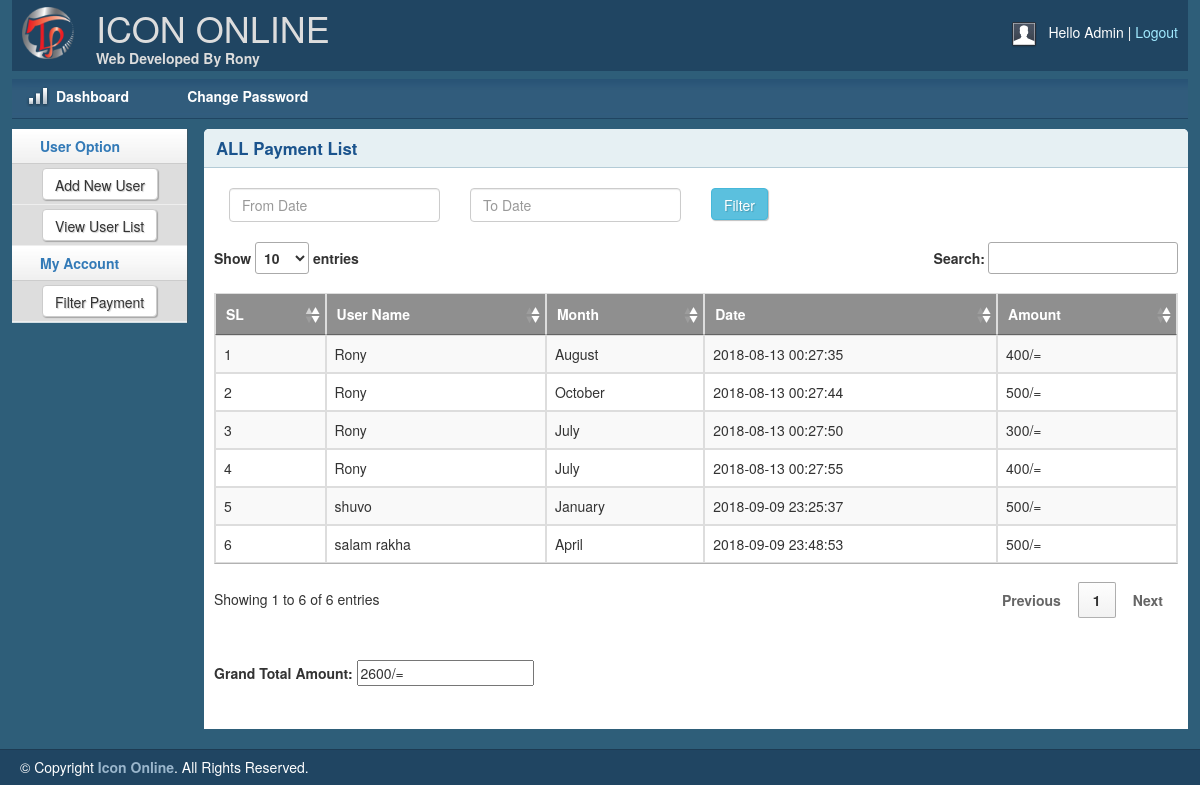
Screenshot of /AllPayment.php with the database file from the repository.
### tables this page shows
CREATE TABLE IF NOT EXISTS `payment` (
  `month_id` int(11) NOT NULL AUTO_INCREMENT,
  `month_name` varchar(255) NOT NULL,
  `date` datetime NOT NULL DEFAULT CURRENT_TIMESTAMP,
  `user_id` int(11) NOT NULL,
  `user_name` varchar(255) NOT NULL,
  `packeg_price` varchar(255) NOT NULL,
  `amount` int(255) NOT NULL,
  `comment` text NOT NULL,
  PRIMARY KEY (`month_id`)
);

### lib/Database.php (called while the page is built, shortened)
<?php
Class Database{
 public $host   = DB_HOST;
 public $user   = DB_USER;
 public $pass   = DB_PASS;
 public $dbname = DB_NAME;
 public $link;
private function connectDB(){
 $this->link = new mysqli($this->host, $this->user, $this->pass, $this->dbname);
 }
public function select($query){
  $result = $this->link->query($query) or die($this->link->error.__LINE__);
  if($result->num_rows > 0){
    return $result;
  } else {
    return false;
  }
 }
}

### classes/User.php (called while the page is built, shortened)
<?php
   $filepath = realpath(dirname(__FILE__));
    include_once ($filepath.'/../lib/Database.php');
?>
<?php
class User{
	 private $db;
	 public function __construct(){
		$this->db=new Database();
	}
		   public function getALLPaymentByDate(){
		   	$query = "SELECT * FROM payment ORDER BY date" ;
		   	$result = $this->db->select($query);
		   	return $result;
		   }
}
?>

### AllPayment.php (the view, shortened to what this page needs)
<?php include 'inc/header.php';?>
<?php include 'inc/sidebar.php';?>
<?php include 'classes/User.php';?>
<?php
$us = New User();
?>
<div class="grid_10">
    <div class="box round first grid">
        <h2>ALL Payment List</h2>
        <div class="block">
         <div class="col-md-3">
                     <input type="text" name="from_date" id="from_date" class="form-control" placeholder="From Date" />
                </div>
                <div class="col-md-3">
                     <input type="text" name="to_date" id="to_date" class="form-control" placeholder="To Date" />
                </div>
                <div class="col-md-5">
                     <input type="button" name="filter" id="filter" value="Filter" class="btn btn-info" />
                </div>
                <br />
                <div id="order_table">
                     <table class="table table-striped table-bordered" id="user_data">
                     <thead>
                          <tr>
                               <th>SL</th>
                               <th>User Name</th>
                               <th>Month</th>
                               <th>Date</th>
                               <th>Amount</th>
                          </tr>
                      </thead>
                  <?php
                    $getALLPaymentByDate  = $us->getALLPaymentByDate();
                    if ($getALLPaymentByDate) {
                      $i=0;
                      $total=0;
                      while ($result = $getALLPaymentByDate->fetch_assoc()) {
                        $i++;
                        ?>
                          <tr>
                               <td><?php echo $i; ?></td>
                               <td><?php echo $result["user_name"]; ?></td>
                               <td><?php echo $result["month_name"]; ?></td>
                               <td><?php echo $result["date"]; ?></td>
                               <td><?php echo $result["amount"];?>/=</td>
                          </tr>
                           <?php
                             if (!empty($result["amount"])) {
                              $total = $total + $result["amount"];
                             }
                          ?>
                          <?php  }}?>
                     </table>
                     <tr>
                          <td>
                            <label>Grand Total Amount:</label>
                          </td>
                            <td>
                              <input type="text"  value="<?php
                               if (!empty($total)) {
                                echo $total."/=";
                               } else{
                                echo "There has No Total yet ";
                               }?>" />
                            </td>
                        </tr>
                </div>
           </div>
        </div>
      </body>
 </html>
<?php include 'inc/footer.php';?>

### inc/header.php (shortened to what this page needs)
<!DOCTYPE html>
<html>
<head>
    <link rel="stylesheet" type="text/css" href="css/reset.css" media="screen" />
    <link rel="stylesheet" type="text/css" href="css/text.css" media="screen" />
    <link rel="stylesheet" type="text/css" href="css/grid.css" media="screen" />
    <link rel="stylesheet" type="text/css" href="css/layout.css" media="screen" />
    <link rel="stylesheet" type="text/css" href="css/nav.css" media="screen" />
    <link href="css/table/demo_page.css" rel="stylesheet" type="text/css" />
    <link rel="stylesheet" type="text/css" href="//cdn.datatables.net/1.10.19/css/jquery.dataTables.min.css">
           <link rel="stylesheet" href="https://maxcdn.bootstrapcdn.com/bootstrap/3.3.6/css/bootstrap.min.css" />
            <link rel="stylesheet" href="http://code.jquery.com/ui/1.11.4/themes/smoothness/jquery-ui.css">
           <link rel="stylesheet" href="https://cdn.datatables.net/1.10.12/css/dataTables.bootstrap.min.css" />
</head>
<body>
    <div class="container_12">
        <div class="grid_12 header-repeat">
            <div id="branding">
                <div class="floatleft logo">
                    <img src="img/livelogo.png" alt="Logo" />
				</div>
				<div class="floatleft middle">
					<h1>ICON ONLINE</h1>
					<p>Web Developed By Rony</p>
				</div>
                <div class="floatright">
                    <div class="floatleft">
                        <img src="img/img-profile.jpg" alt="Profile Pic" /></div>
                    <div class="floatleft marginleft10">
                        <ul class="inline-ul floatleft">
                            <li>Hello Admin</li>
                            <li><a href="#">Logout</a></li>
                        </ul>
                    </div>
                </div>
            </div>
        </div>
        <div class="grid_12">
            <ul class="nav main">
              <li class="ic-dashboard"><a href="index.php"><span>Dashboard</span></a> </li>
				<li class="ic-typography"><a href="changepassword.php"><span>Change Password</span></a></li>
            </ul>
        </div>

### inc/sidebar.php
<div class="grid_2">
    <div class="box sidemenu">
        <div class="block" id="section-menu">
            <ul class="section menu">
                 <li><a class="menuitem">User Option</a>
                    <ul class="submenu">
                        <li><a href="useradd.php"><button type="button" class="btn btn-default">Add New User</button></a> </li>
                        <li><a href="userlist.php"><button type="button" class="btn btn-default">View User List</button></a> </li>
                    </ul>
                </li>
                <li><a class="menuitem">My Account</a>
                    <ul class="submenu">
                        <li><a href="AllPayment.php"><button type="button" class="btn btn-default">Filter Payment</button></a> </li>
                    </ul>
                </li>
            </ul>
        </div>
    </div>
</div>

### inc/footer.php (shortened to what this page needs)
    <div id="site_info">
        <p>
         &copy; Copyright <a href="">Icon Online</a>. All Rights Reserved.
        </p>
    </div>
</body>
</html>

### css/layout.css (style rules this page uses)
body { background: #fff none repeat scroll 0 0; color: #444; font-size: 14px; padding: 0; }
.floatleft { float:left; }
.logo img { margin-top: -15px; width: 52px; }
.middle { margin-left: 22px; margin-top: -14px; }
.middle h1 { color:#ddd;margin:0 }
.middle p { color: #ddd; margin: 0; font-weight: bold; }
.floatright { float:right; }
.inline-ul li { display:inline; color:#fff; }
.marginleft10 { margin-left:10px; }
a { color: #000; font-weight:bold; text-decoration: none; }
.container_12, .container_16 { background:#2E5E79; }
h1, h2, h3, h4, h5, h6 { line-height:1.2em; margin-bottom:.3em; }
h2 { margin-top:1em; }
#branding { font-weight: normal; margin-bottom: 0; padding: 22px 10px 3px; text-align: left; }
.header-repeat { background:url(../img/header-repeat.jpg) repeat-x; }
#branding a { color:#A1EAFF; font-weight:normal; }
#branding a:before { content:" | "; color:#fff; }
#branding ul, #branding ul li { margin:0px; padding:0px; }
#branding li { padding:0px 0px 0px 0px !important; }
.box { background:#fff; margin-bottom:20px; padding:10px 10px 10px 10px; margin-left:-8px; }
.box.grid { padding-bottom:40px; }
.box.round { -moz-border-radius: 5px 5px 0px 0px; -webkit-border-radius: 5px 5px 0px 0px; border-radius: 5px 5px 0px 0px; }
.box h2 { font-size:1.2em; font-weight:bold; color:#1B548D; background:#E6F0F3; margin:-10px -10px 0 -10px; padding:10px 12px; border-bottom:1px solid #B3CBD6; -moz-border-radius: 5px 5px 0px 0px; -webkit-border-radius: 5px 5px 0px 0px; border-radius: 5px 5px 0px 0px; }
.box.first { min-height: 406px; }
.block { padding-top:20px; }
.box.sidemenu { background-color:#D1DEE4; border-right:1px solid #3A5665; padding:0px; margin:0px; cursor:pointer; }
.box.sidemenu .block { padding-top:0px; margin-top:0px; }
p { margin-bottom:1em; }
ul, ol { padding-top:0; }
ul.menu { list-style:none; border-top:1px solid #bbb; }
ul.menu li { margin:0; }
ul.menu li a { display:block; padding:4px 10px; border-bottom:1px solid #ccc; }
ul.menu ul { list-style:none; margin:0; }
ul.menu ul li a { padding-left:30px; }
ul.section { border-top:0; margin-bottom:0; }
ul.section li a { background:url(../img/sidemenu-repeat.jpg) repeat-x; line-height:26px; padding-left:28px; }
ul.section li li a { background:#ddd; border-bottom:1px solid #eee; }
ul.section ul li { text-transform:none; }
#site_info { color:#fff; background:#204562; border-top:1px solid #1d3b53; padding-left:20px; }
#site_info p { line-height:35px; margin-bottom:0px; }
#site_info a { color:#9ab6cc; }
.block { padding-bottom:1px; }
.sorting_asc { background: #8f8f8f url(../img/table/sort_asc.png) no-repeat center right; padding:8px 5px; text-align:left; color:#fff; }
.sorting { background:#8f8f8f url(../img/table/sort_both.png) no-repeat center right; padding:8px 5px; text-align:left; color:#fff; }
tr.odd { height: 30px; line-height: 30px; border-bottom:1px solid #e6e6e6; }
tr.even { height: 30px; line-height: 30px; border-bottom:1px solid #e6e6e6; }
tr.odd td, tr.even td { padding-left:5px; }
.btn, .btn-icon, .btn-mini { background-repeat: repeat-x; color: #FFF; font-weight: bold; display: inline-block; text-decoration: none; border-width: 1px; border-style: solid; padding: 0 15px 4px; *padding: 0 7px 4px; margin: 0; text-shadow: 1px 1px 1px rgba(0,0,0,.2); -moz-box-shadow: 1px 1px 1px rgba(0,0,0,.25); -webkit-box-shadow: 1px 1px 1px rgba(0,0,0,.25); -moz-border-radius: 4px; -webkit-border-radius: 4px; filter: progid:DXImageTransform.Microsoft.Shadow(color=#999999,direction=135,strength=2); cursor: pointer; position: relative; }
.btn, .btn-icon { background-position: 0 -80px; font-size: 12px; height: 32px; line-height: 29px; }
.btn, .btn-icon, .btn-mini, .btn:visited, .btn-icon:visited, .btn-mini:visited { background-image: url(../img/bg-lite.png); background-color: #F90; border-color: #D58000; color: #FFF; }

### rows the page displays
payment: user_name "Rony", month_name "August", date "2018-08-13 00:27:35", amount "400"
payment: user_name "Rony", month_name "October", date "2018-08-13 00:27:44", amount "500"
payment: user_name "Rony", month_name "July", date "2018-08-13 00:27:50", amount "300"
payment: user_name "Rony", month_name "July", date "2018-08-13 00:27:55", amount "400"
payment: user_name "shuvo", month_name "January", date "2018-09-09 23:25:37", amount "500"
payment: user_name "salam rakha", month_name "April", date "2018-09-09 23:48:53", amount "500"
